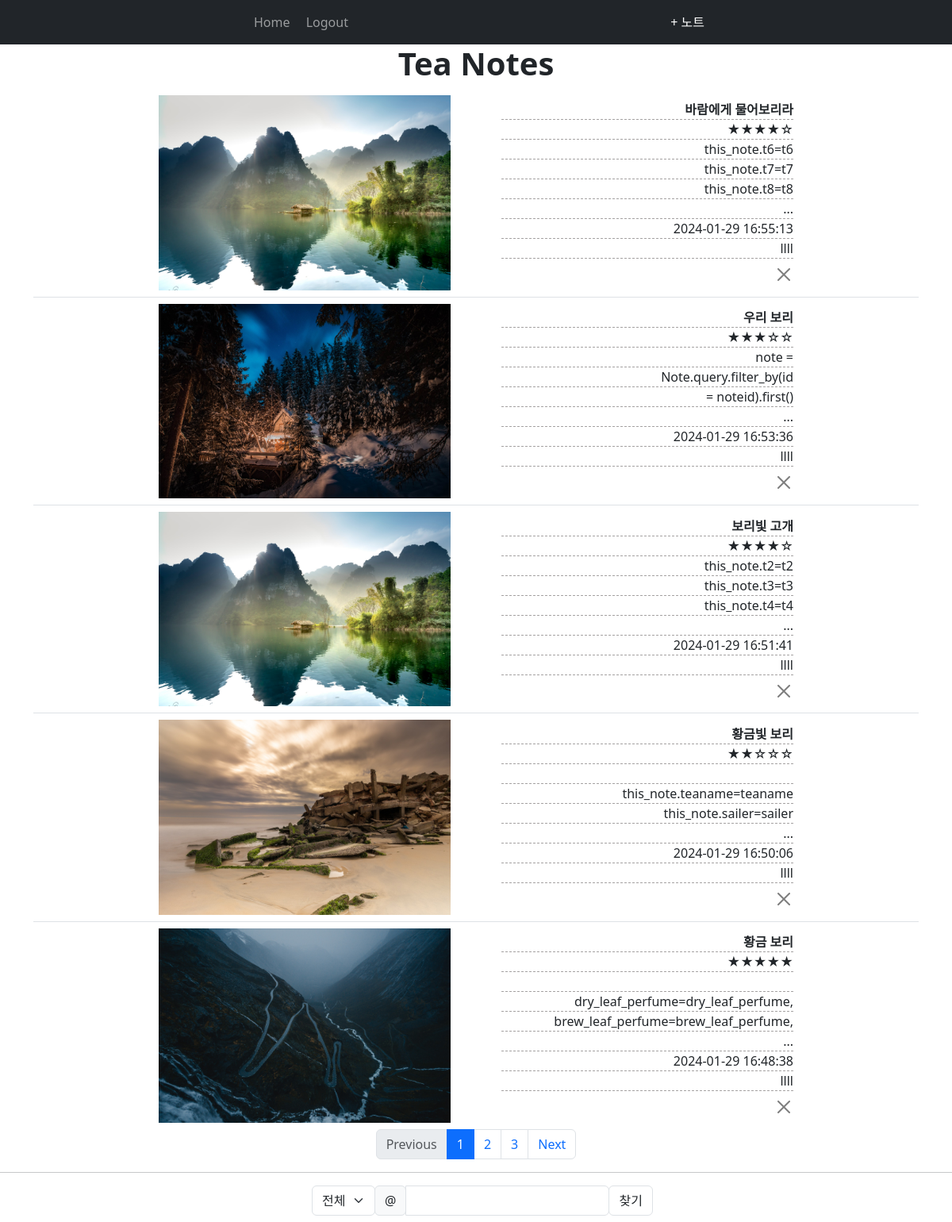
Screenshot of / (signed in) with the database file from the repository.
### website/models.py (models this page shows)
class Note(db.Model):
    id = db.Column(db.Integer, primary_key=True)  # ID
    teaname = db.Column(db.String(150), nullable=False)           # 차이름
    sailer = db.Column(db.String(150))           # 판매처
    country = db.Column(db.String(150))           # 원산지
    type_of_tea = db.Column(db.String(150))      # 차 종류: 백차, 황차, 녹차, ...
    tea_quantity = db.Column(db.Integer)          # 무게
    tea_temprature = db.Column(db.Integer)        # 온도
    tea_brew_time = db.Column(db.Integer)         # 시간
    grade = db.Column(db.Integer)  # 평점
    dry_leaf_appearence = db.Column(db.String(5000), nullable=True)  # 마른 잎 외형
    brew_leaf_appearence = db.Column(db.String(5000), nullable=True) # 우린 잎 외형
    dry_leaf_perfume = db.Column(db.String(5000), nullable=True)     # 마른 잎 향
    brew_leaf_perfume = db.Column(db.String(5000), nullable=True)    # 우린 잎 향
    strength_of_taste = db.Column(db.Integer)            # 맛의 강도
    t1 = db.Column(db.Integer)
    t2 = db.Column(db.Integer)
    t3 = db.Column(db.Integer)
    t4 = db.Column(db.Integer)
    t5 = db.Column(db.Integer)
    t6 = db.Column(db.Integer)
    t7 = db.Column(db.Integer)
    t8 = db.Column(db.Integer)
    t9 = db.Column(db.Integer)
    t10 = db.Column(db.Integer)
    t11 = db.Column(db.Integer)
    t12 = db.Column(db.Integer)
    strength_of_perfume = db.Column(db.Integer)
    p1 = db.Column(db.Integer)
    p2 = db.Column(db.Integer)
    p3 = db.Column(db.Integer)
    p4 = db.Column(db.Integer)
    p5 = db.Column(db.Integer)
    p6 = db.Column(db.Integer)
    p7 = db.Column(db.Integer)
    p8 = db.Column(db.Integer)
    p9 = db.Column(db.Integer)
    p10 = db.Column(db.Integer)
    p11 = db.Column(db.Integer)
    p12 = db.Column(db.Integer)
    leaf_color = db.Column(db.String(100), nullable=True) # 수색
    transparency = db.Column(db.Integer)   # 투명도
    finish = db.Column(db.Integer)   # 피니쉬
    note = db.Column(db.String(10000), nullable=True)   # 총평
    brief_note1 = db.Column(db.String(50))
    brief_note2 = db.Column(db.String(50))
    brief_note3 = db.Column(db.String(50))
    brief_note4 = db.Column(db.String(50))
    image = db.Column(db.String(150))    # 사진
    date = db.Column(db.DateTime(timezone=True), default=func.current_timestamp()) # 기록날짜
    user_id = db.Column(db.Integer, db.ForeignKey('user.id'))        # 사용자 id

class User(db.Model, UserMixin):
    id = db.Column(db.Integer, primary_key=True)
    email = db.Column(db.String(150), unique=True)
    password = db.Column(db.String(150))
    pen_name = db.Column(db.String(150), unique=True)
    tier = db.Column(db.Integer)
    notes = db.relationship('Note')

### website/views.py (the view)
@views.route('/', methods=['GET', 'POST'])
@views.route('/<filter_type>/<filter_content>', methods=["GET", "POST"])
@login_required
def home(filter_type="전체", filter_content="전체"):
    page = request.args.get('page')
    print("page= ", page)
    if not page:
        page = 1
    if request.method =="POST":
        filter_type, filter_content = request.form.get('filter-type'), request.form.get('filter-content')
        page = 1
    notes= filtered_notes(filter_type, filter_content)
    if request.method =="POST":
        return redirect(url_for('views.home', filter_type=filter_type, filter_content=filter_content))
    else:
        return render_template('home.html', filter_type=filter_type, filter_content=filter_content, notes=notes, user=current_user, users=User, page=page)

### website/__init__.py (called while the page is built)
def create_app():
    app = Flask(__name__)
    app.config['SECRET_KEY'] = 'Genius_is_1_inspiration_and_99_perspiration'
    app.config['SQLALCHEMY_DATABASE_URI'] = f'sqlite:///{DB_NAME}'
    app.config['UPLOAD_FOLDER'] = UPLOAD_FOLDER
    db.init_app(app)
    from .views import views
    from .auth import auth
    app.register_blueprint(views, url_prefix='/')
    app.register_blueprint(auth, url_prefix='/')
    from .models import User, Note
    with app.app_context():
        db.create_all()
    login_manager = LoginManager()
    login_manager.login_view = 'auth.login'
    login_manager.init_app(app)
    @login_manager.user_loader
    def load_user(id):
        return User.query.get(int(id))
    return app

### website/views.py (called while the page is built)
def filtered_notes(filter_type, filter_content):
    if filter_type=='차명':
        notes= Note.query.filter(Note.teaname.contains(filter_content)).all()
    elif filter_type=='필명':
        userid = User.query.filter_by(pen_name=filter_content).first().id
        notes= Note.query.filter_by(user_id=userid).all()
    elif filter_type=='종류':
        notes= Note.query.filter_by(type_of_tea=filter_content).all()
    else:
        notes=Note.query.all()
    return notes

### website/templates/home.html (shortened to what this page needs)
{% extends "base.html" %} {% block title %}Home{% endblock %}
{% block content %}
<h1 class="page-title">Tea Notes</h1>
<ul class="list-group list-group-flush" id="notes">
  {% set cur_page = page|int %}
  {% set NOTE_IN_PAGE = 5 %}
  {% for note in notes[::-1][NOTE_IN_PAGE*(cur_page-1): NOTE_IN_PAGE*cur_page] %}
  <li class="list-group-item">
    <div class="d-flex flex-wrap align-items-center justify-content-center hd-highlight" style="gap:4rem;">
      <div class="bd-highlight">
        <a href="{{ url_for('views.show_note', noteid=note.id) }}">
          <img class="tea-image" src= "{{ url_for('static', filename= 'upload-images/') + note.image }}" />
        </a>
      </div>
      <div class="bd-highlight">
        <div class="note-content"><span class="tea-name">{{ note.teaname }}</span></div>
        <div class="note-content"><span>{{ '★' * note.grade }}</span><span>{{ '☆' * (5 - note.grade) }}</span></div>
        <div class="note-content">&nbsp;{{ note.brief_note1 }}</div>
        <div class="note-content">&nbsp;{{ note.brief_note2 }}</div>
        <div class="note-content">&nbsp;{{ note.brief_note3 }}</div>
        <div class="note-content">&nbsp;{{ note.brief_note4 }}</div>
        <div class="note-content">{{ note.date }}</div>
        <div class="note-content">{{ users.query.filter_by(id=note.user_id).first().pen_name }} </div>
        <div class="float-end mt-2">
          {% if (note.user_id == user.id) or (user.tier == 1) %}
          <button type="button" class="btn-close" onClick="deleteNote({{ note.id }})">
          </button>
          {% endif %}
        </div>
      </div>
    </div>
  </li>
  {% endfor %}
</ul>
{% endblock %}
{% block foot %}
  {% set NOTE_IN_PAGE = 5 %}
  {% set cur_page = page|int %}
  {% set NOTE_COUNT = notes|count %}
  {% set TOTAL_PAGES= ((NOTE_COUNT-1) // NOTE_IN_PAGE) + 1 %}
  {% if filter_type == "전체" %}
    {% set PAGE_URL = url_for('views.home')  %}
  {% else %}
  {% set PAGE_URL = url_for('views.home',filter_type=filter_type, filter_content=filter_content)  %}
  {% endif %}
  {% if TOTAL_PAGES > 3 %}
  <nav aria-label="...">
    <ul class="pagination justify-content-center">
      {% if cur_page == 1 %}
      <li class="page-item disabled"><a class="page-link" href="{{ PAGE_URL + '?page=' + (cur_page - 1)|string }}">Previous</a></li>
      <li class="page-item active" aria-current="page">
        <span class="page-link">
          1
        </span>
      </li>
      <li class="page-item"><a class="page-link" href="{{ PAGE_URL + '?page=2' }}">2</a></li>
      <li class="page-item"><a class="page-link" href="{{ PAGE_URL + '?page=3' }}">3</a></li>
      <li class="page-item"><a class="page-link" href="{{ PAGE_URL + '?page=' + (cur_page + 1)|string }}">Next</a></li>
      {% endif %}
  {% endif %}
    </ul>
  </nav>
  <hr></hr>
  <form method="POST" enctype="multipart/form-data">
    <div class="input-group justify-content-center mx-2">
      <div class="col-auto">
        <select class="form-select" name="filter-type" id="inputGroupSelect01" aria-label="Example select with button addon">
          {% set filter_types=["전체", "차명", "필명", "종류"] %}
          {% for filtertype in filter_types %}
          {% if filter_type == filtertype %}
            <option selected value="{{ filtertype }}">{{ filtertype }}</option>
          {% else %}
            <option value="{{ filtertype }}">{{ filtertype }}</option>
          {% endif %}{% endfor %}
        </select>
      </div>
      <div class="col-auto">
        <div class="input-group mb-2">
          <div class="input-group-prepend">
            <div class="input-group-text">@</div>
          </div>
          <input type="text" class="form-control" name="filter-content" id="inlineFormInputGroup" value="{{ '' if filter_type=='전체' else filter_content }}">
        </div>
      </div>
      <div class="col-auto">
        <button type="submit" class="btn btn-white border mb-2">찾기</button>
      </div>
    </div>
  </form>
{% endblock %}

### website/templates/base.html (shortened to what this page needs)
<!DOCTYPE html>
<html>
  <head>
    <link href="https://cdn.jsdelivr.net/npm/bootstrap@5.3.2/dist/css/bootstrap.min.css" rel="stylesheet">
    <link
      rel="stylesheet"
      href="https://stackpath.bootstrapcdn.com/font-awesome/4.7.0/css/font-awesome.min.css"
    />
  </head>
  <body>
    <nav class="navbar navbar-expand-lg navbar-dark bg-dark">
      <div class="container w-50">
        <div class="collapse navbar-collapse" id="navbar">
          <ul class="navbar-nav me-auto">
          {% if user.is_authenticated %}
            <li class="nav-item">
              <a class="nav-link" id="home" href="/?page=1">Home</a>
            </li>
            <li script="width: 5rem;"> &nbsp;</li>
            <li class="nav-item">
              <a class="nav-link" id="logout" href="/logout">Logout</a>
            </li>
          {% endif %}
          </ul>
          {% if user.is_authenticated %}
          <span class="navbar-text">
            <a class="nav-item nav-link" id="new_note" href="/teanote_form">&plus; 노트</a>
          </span>
          {% endif %}
        </div>
      </div>
    </nav>
    <div class="container">{% block content %} {% endblock %}</div>
  </body>
  <foot>
    {% block foot %}
    {% endblock %}
  </foot>
</html>

### website/templates/home.html (style rules this page uses)
.page-title { text-align: center; font-weight: bold; }
.tea-image { width: 23rem; }
.note-content { width: 23rem; border-bottom: 1px dashed rgb(165, 162, 162); text-align: right; }
.tea-name { font-weight: bold; }

### rows the page displays
Note: image (picture), teaname "바람에게 물어보리라", grade "★★★★", grade "☆", brief_note1 "this_note.t6=t6", brief_note2 "this_note.t7=t7", brief_note3 "this_note.t8=t8", brief_note4 "...", date "2024-01-29 16:55:13"
User: query.filter_by "llll"
Note: image (picture), teaname "우리 보리", grade "★★★", grade "☆☆", brief_note1 "note =", brief_note2 "Note.query.filter_by(id", brief_note3 "= noteid).first()", brief_note4 "...", date "2024-01-29 16:53:36"
Note: image (picture), teaname "보리빛 고개", grade "★★★★", grade "☆", brief_note1 "this_note.t2=t2", brief_note2 "this_note.t3=t3", brief_note3 "this_note.t4=t4", brief_note4 "...", date "2024-01-29 16:51:41"
Note: image (picture), teaname "황금빛 보리", grade "★★", grade "☆☆☆", brief_note2 "this_note.teaname=teaname", brief_note3 "this_note.sailer=sailer", brief_note4 "...", date "2024-01-29 16:50:06"
Note: image (picture), teaname "황금 보리", grade "★★★★★", brief_note2 "dry_leaf_perfume=dry_leaf_perfume,", brief_note3 "brew_leaf_perfume=brew_leaf_perfume,", brief_note4 "...", date "2024-01-29 16:48:38"

### other values shown
form field filter-type "전체"
